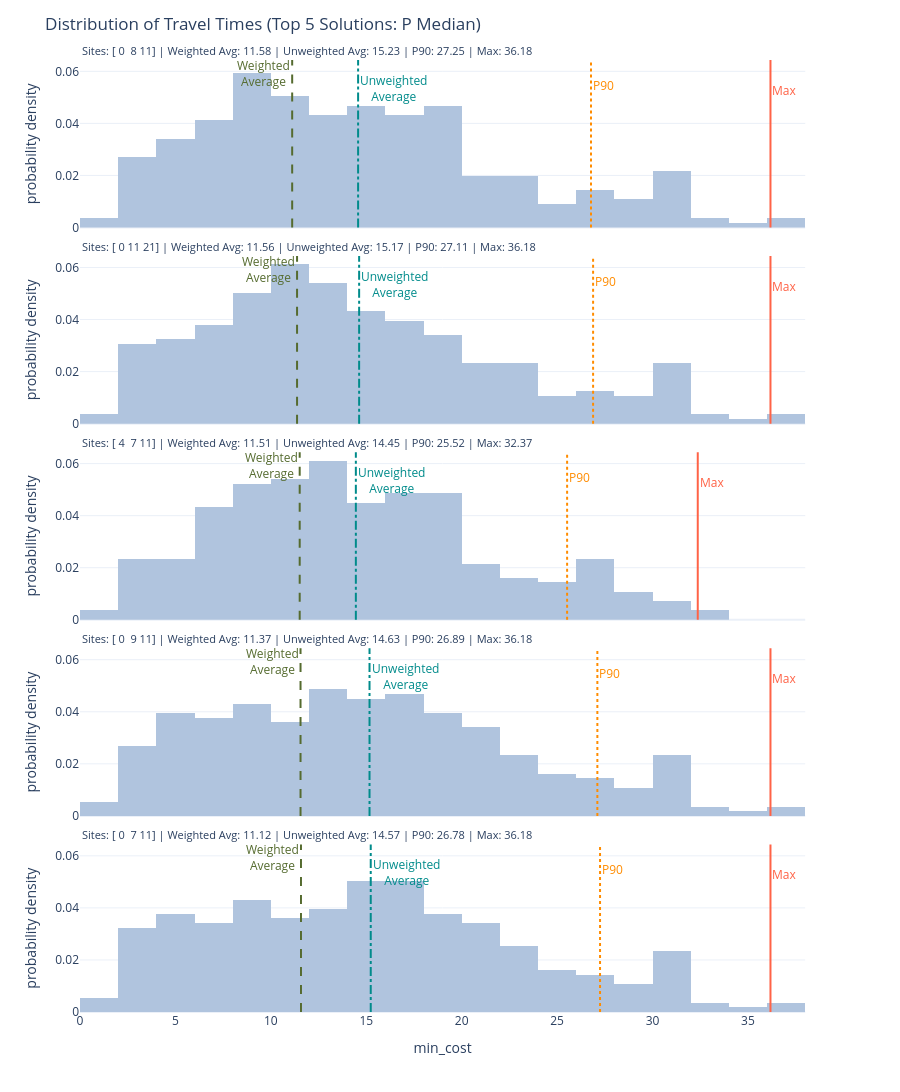

Here is the notebook cell this chart was saved with:
### Markdown cell above
How did the top 5 compare?

### Code cell
solution_3.plot_travel_time_distribution(top_n=5)

### Figure 1 — Plotly figure (JSON) as saved in the notebook; plotly's stock layout.template omitted (floating-point values rounded to 4 significant figures; data arrays with more than 128 entries replaced by an {"elided": "..."} marker saying what was removed)
{"data": [{"bingroup": "x", "histnorm": "probability density", "hovertemplate": "label=Sites: [ 0  7 11] | Weighted Avg: 11.12 | Unweighted Avg: 14.57 | P90: 26.78 | Max: 36.18<br>min_cost=%{x}<br>probability density=%{y}<extra></extra>", "legendgroup": "", "marker": {"color": "lightsteelblue", "pattern": {"shape": ""}}, "name": "", "nbinsx": 30, "orientation": "v", "showlegend": false, "type": "histogram", "x": {"elided": "278 float values"}, "xaxis": "x5", "yaxis": "y5"}, {"bingroup": "x", "histnorm": "probability density", "hovertemplate": "label=Sites: [ 0  9 11] | Weighted Avg: 11.37 | Unweighted Avg: 14.63 | P90: 26.89 | Max: 36.18<br>min_cost=%{x}<br>probability density=%{y}<extra></extra>", "legendgroup": "", "marker": {"color": "lightsteelblue", "pattern": {"shape": ""}}, "name": "", "nbinsx": 30, "orientation": "v", "showlegend": false, "type": "histogram", "x": {"elided": "278 float values"}, "xaxis": "x4", "yaxis": "y4"}, {"bingroup": "x", "histnorm": "probability density", "hovertemplate": "label=Sites: [ 4  7 11] | Weighted Avg: 11.51 | Unweighted Avg: 14.45 | P90: 25.52 | Max: 32.37<br>min_cost=%{x}<br>probability density=%{y}<extra></extra>", "legendgroup": "", "marker": {"color": "lightsteelblue", "pattern": {"shape": ""}}, "name": "", "nbinsx": 30, "orientation": "v", "showlegend": false, "type": "histogram", "x": {"elided": "278 float values"}, "xaxis": "x3", "yaxis": "y3"}, {"bingroup": "x", "histnorm": "probability density", "hovertemplate": "label=Sites: [ 0 11 21] | Weighted Avg: 11.56 | Unweighted Avg: 15.17 | P90: 27.11 | Max: 36.18<br>min_cost=%{x}<br>probability density=%{y}<extra></extra>", "legendgroup": "", "marker": {"color": "lightsteelblue", "pattern": {"shape": ""}}, "name": "", "nbinsx": 30, "orientation": "v", "showlegend": false, "type": "histogram", "x": {"elided": "278 float values"}, "xaxis": "x2", "yaxis": "y2"}, {"bingroup": "x", "histnorm": "probability density", "hovertemplate": "label=Sites: [ 0  8 11] | Weighted Avg: 11.58 | Unweighted Avg: 15.23 | P90: 27.25 | Max: 36.18<br>min_cost=%{x}<br>probability density=%{y}<extra></extra>", "legendgroup": "", "marker": {"color": "lightsteelblue", "pattern": {"shape": ""}}, "name": "", "nbinsx": 30, "orientation": "v", "showlegend": false, "type": "histogram", "x": {"elided": "278 float values"}, "xaxis": "x", "yaxis": "y"}], "layout": {"annotations": [{"font": {"size": 11}, "showarrow": false, "text": "Sites: [ 0  8 11] | Weighted Avg: 11.58 | Unweighted Avg: 15.23 | P90: 27.25 | Max: 36.18", "textangle": 0, "x": 0, "xanchor": "left", "xref": "paper", "y": 1, "yanchor": "bottom", "yref": "paper"}, {"font": {"size": 11}, "showarrow": false, "text": "Sites: [ 0 11 21] | Weighted Avg: 11.56 | Unweighted Avg: 15.17 | P90: 27.11 | Max: 36.18", "textangle": 0, "x": 0, "xanchor": "left", "xref": "paper", "y": 0.794, "yanchor": "bottom", "yref": "paper"}, {"font": {"size": 11}, "showarrow": false, "text": "Sites: [ 4  7 11] | Weighted Avg: 11.51 | Unweighted Avg: 14.45 | P90: 25.52 | Max: 32.37", "textangle": 0, "x": 0, "xanchor": "left", "xref": "paper", "y": 0.588, "yanchor": "bottom", "yref": "paper"}, {"font": {"size": 11}, "showarrow": false, "text": "Sites: [ 0  9 11] | Weighted Avg: 11.37 | Unweighted Avg: 14.63 | P90: 26.89 | Max: 36.18", "textangle": 0, "x": 0, "xanchor": "left", "xref": "paper", "y": 0.382, "yanchor": "bottom", "yref": "paper"}, {"font": {"size": 11}, "showarrow": false, "text": "Sites: [ 0  7 11] | Weighted Avg: 11.12 | Unweighted Avg: 14.57 | P90: 26.78 | Max: 36.18", "textangle": 0, "x": 0, "xanchor": "left", "xref": "paper", "y": 0.176, "yanchor": "bottom", "yref": "paper"}, {"font": {"color": "darkolivegreen"}, "showarrow": false, "text": "Weighted<br>Average", "x": 11.12, "xanchor": "right", "xref": "x5", "y": 1, "yanchor": "top", "yref": "y5 domain", "yshift": 5}, {"font": {"color": "darkcyan"}, "showarrow": false, "text": "Unweighted<br>Average", "x": 14.57, "xanchor": "left", "xref": "x5", "y": 1, "yanchor": "top", "yref": "y5 domain", "yshift": -10}, {"font": {"color": "darkorange"}, "showarrow": false, "text": "P90", "x": 26.78, "xanchor": "left", "xref": "x5", "y": 1, "yanchor": "top", "yref": "y5 domain", "yshift": -15}, {"font": {"color": "tomato"}, "showarrow": false, "text": "Max", "x": 36.18, "xanchor": "left", "xref": "x5", "y": 1, "yanchor": "top", "yref": "y5 domain", "yshift": -20}, {"font": {"color": "darkolivegreen"}, "showarrow": false, "text": "Weighted<br>Average", "x": 11.37, "xanchor": "right", "xref": "x4", "y": 1, "yanchor": "top", "yref": "y4 domain", "yshift": 5}, {"font": {"color": "darkcyan"}, "showarrow": false, "text": "Unweighted<br>Average", "x": 14.63, "xanchor": "left", "xref": "x4", "y": 1, "yanchor": "top", "yref": "y4 domain", "yshift": -10}, {"font": {"color": "darkorange"}, "showarrow": false, "text": "P90", "x": 26.89, "xanchor": "left", "xref": "x4", "y": 1, "yanchor": "top", "yref": "y4 domain", "yshift": -15}, {"font": {"color": "tomato"}, "showarrow": false, "text": "Max", "x": 36.18, "xanchor": "left", "xref": "x4", "y": 1, "yanchor": "top", "yref": "y4 domain", "yshift": -20}, {"font": {"color": "darkolivegreen"}, "showarrow": false, "text": "Weighted<br>Average", "x": 11.51, "xanchor": "right", "xref": "x3", "y": 1, "yanchor": "top", "yref": "y3 domain", "yshift": 5}, {"font": {"color": "darkcyan"}, "showarrow": false, "text": "Unweighted<br>Average", "x": 14.45, "xanchor": "left", "xref": "x3", "y": 1, "yanchor": "top", "yref": "y3 domain", "yshift": -10}, {"font": {"color": "darkorange"}, "showarrow": false, "text": "P90", "x": 25.53, "xanchor": "left", "xref": "x3", "y": 1, "yanchor": "top", "yref": "y3 domain", "yshift": -15}, {"font": {"color": "tomato"}, "showarrow": false, "text": "Max", "x": 32.37, "xanchor": "left", "xref": "x3", "y": 1, "yanchor": "top", "yref": "y3 domain", "yshift": -20}, {"font": {"color": "darkolivegreen"}, "showarrow": false, "text": "Weighted<br>Average", "x": 11.56, "xanchor": "right", "xref": "x2", "y": 1, "yanchor": "top", "yref": "y2 domain", "yshift": 5}, {"font": {"color": "darkcyan"}, "showarrow": false, "text": "Unweighted<br>Average", "x": 15.17, "xanchor": "left", "xref": "x2", "y": 1, "yanchor": "top", "yref": "y2 domain", "yshift": -10}, {"font": {"color": "darkorange"}, "showarrow": false, "text": "P90", "x": 27.11, "xanchor": "left", "xref": "x2", "y": 1, "yanchor": "top", "yref": "y2 domain", "yshift": -15}, {"font": {"color": "tomato"}, "showarrow": false, "text": "Max", "x": 36.18, "xanchor": "left", "xref": "x2", "y": 1, "yanchor": "top", "yref": "y2 domain", "yshift": -20}, {"font": {"color": "darkolivegreen"}, "showarrow": false, "text": "Weighted<br>Average", "x": 11.58, "xanchor": "right", "xref": "x", "y": 1, "yanchor": "top", "yref": "y domain", "yshift": 5}, {"font": {"color": "darkcyan"}, "showarrow": false, "text": "Unweighted<br>Average", "x": 15.23, "xanchor": "left", "xref": "x", "y": 1, "yanchor": "top", "yref": "y domain", "yshift": -10}, {"font": {"color": "darkorange"}, "showarrow": false, "text": "P90", "x": 27.25, "xanchor": "left", "xref": "x", "y": 1, "yanchor": "top", "yref": "y domain", "yshift": -15}, {"font": {"color": "tomato"}, "showarrow": false, "text": "Max", "x": 36.18, "xanchor": "left", "xref": "x", "y": 1, "yanchor": "top", "yref": "y domain", "yshift": -20}], "barmode": "relative", "height": 1250, "legend": {"tracegroupgap": 0}, "margin": {"t": 60}, "shapes": [{"line": {"color": "darkolivegreen", "dash": "dash"}, "type": "line", "x0": 11.12, "x1": 11.12, "xref": "x5", "y0": 0, "y1": 1, "yref": "y5 domain"}, {"line": {"color": "darkcyan", "dash": "dashdot"}, "type": "line", "x0": 14.57, "x1": 14.57, "xref": "x5", "y0": 0, "y1": 1, "yref": "y5 domain"}, {"line": {"color": "darkorange", "dash": "dot"}, "type": "line", "x0": 26.78, "x1": 26.78, "xref": "x5", "y0": 0, "y1": 1, "yref": "y5 domain"}, {"line": {"color": "tomato", "dash": "solid"}, "type": "line", "x0": 36.18, "x1": 36.18, "xref": "x5", "y0": 0, "y1": 1, "yref": "y5 domain"}, {"line": {"color": "darkolivegreen", "dash": "dash"}, "type": "line", "x0": 11.37, "x1": 11.37, "xref": "x4", "y0": 0, "y1": 1, "yref": "y4 domain"}, {"line": {"color": "darkcyan", "dash": "dashdot"}, "type": "line", "x0": 14.63, "x1": 14.63, "xref": "x4", "y0": 0, "y1": 1, "yref": "y4 domain"}, {"line": {"color": "darkorange", "dash": "dot"}, "type": "line", "x0": 26.89, "x1": 26.89, "xref": "x4", "y0": 0, "y1": 1, "yref": "y4 domain"}, {"line": {"color": "tomato", "dash": "solid"}, "type": "line", "x0": 36.18, "x1": 36.18, "xref": "x4", "y0": 0, "y1": 1, "yref": "y4 domain"}, {"line": {"color": "darkolivegreen", "dash": "dash"}, "type": "line", "x0": 11.51, "x1": 11.51, "xref": "x3", "y0": 0, "y1": 1, "yref": "y3 domain"}, {"line": {"color": "darkcyan", "dash": "dashdot"}, "type": "line", "x0": 14.45, "x1": 14.45, "xref": "x3", "y0": 0, "y1": 1, "yref": "y3 domain"}, {"line": {"color": "darkorange", "dash": "dot"}, "type": "line", "x0": 25.53, "x1": 25.53, "xref": "x3", "y0": 0, "y1": 1, "yref": "y3 domain"}, {"line": {"color": "tomato", "dash": "solid"}, "type": "line", "x0": 32.37, "x1": 32.37, "xref": "x3", "y0": 0, "y1": 1, "yref": "y3 domain"}, {"line": {"color": "darkolivegreen", "dash": "dash"}, "type": "line", "x0": 11.56, "x1": 11.56, "xref": "x2", "y0": 0, "y1": 1, "yref": "y2 domain"}, {"line": {"color": "darkcyan", "dash": "dashdot"}, "type": "line", "x0": 15.17, "x1": 15.17, "xref": "x2", "y0": 0, "y1": 1, "yref": "y2 domain"}, {"line": {"color": "darkorange", "dash": "dot"}, "type": "line", "x0": 27.11, "x1": 27.11, "xref": "x2", "y0": 0, "y1": 1, "yref": "y2 domain"}, {"line": {"color": "tomato", "dash": "solid"}, "type": "line", "x0": 36.18, "x1": 36.18, "xref": "x2", "y0": 0, "y1": 1, "yref": "y2 domain"}, {"line": {"color": "darkolivegreen", "dash": "dash"}, "type": "line", "x0": 11.58, "x1": 11.58, "xref": "x", "y0": 0, "y1": 1, "yref": "y domain"}, {"line": {"color": "darkcyan", "dash": "dashdot"}, "type": "line", "x0": 15.23, "x1": 15.23, "xref": "x", "y0": 0, "y1": 1, "yref": "y domain"}, {"line": {"color": "darkorange", "dash": "dot"}, "type": "line", "x0": 27.25, "x1": 27.25, "xref": "x", "y0": 0, "y1": 1, "yref": "y domain"}, {"line": {"color": "tomato", "dash": "solid"}, "type": "line", "x0": 36.18, "x1": 36.18, "xref": "x", "y0": 0, "y1": 1, "yref": "y domain"}], "title": {"text": "Distribution of Travel Times (Top 5 Solutions: P Median)"}, "xaxis": {"anchor": "y", "domain": [0, 0.98], "title": {"text": "min_cost"}}, "xaxis2": {"anchor": "y2", "domain": [0, 0.98], "matches": "x", "showticklabels": false}, "xaxis3": {"anchor": "y3", "domain": [0, 0.98], "matches": "x", "showticklabels": false}, "xaxis4": {"anchor": "y4", "domain": [0, 0.98], "matches": "x", "showticklabels": false}, "xaxis5": {"anchor": "y5", "domain": [0, 0.98], "matches": "x", "showticklabels": false}, "yaxis": {"anchor": "x", "domain": [0, 0.176], "title": {"text": "probability density"}}, "yaxis2": {"anchor": "x2", "domain": [0.206, 0.382], "matches": "y", "title": {"text": "probability density"}}, "yaxis3": {"anchor": "x3", "domain": [0.412, 0.588], "matches": "y", "title": {"text": "probability density"}}, "yaxis4": {"anchor": "x4", "domain": [0.618, 0.794], "matches": "y", "title": {"text": "probability density"}}, "yaxis5": {"anchor": "x5", "domain": [0.824, 1], "matches": "y", "title": {"text": "probability density"}}}}
